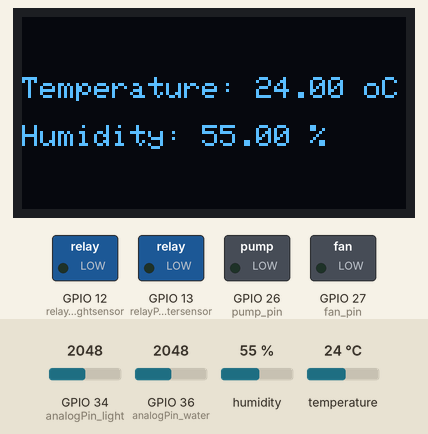
Simulated run of this sketch. Board: ESP32. Shown: 128×64 one-colour display, switched loads named in the sketch (green lamp = pin HIGH). The test bench sets the inputs (shaded band); at power-on: temperature 24 °C, GPIO 36 (analogPin_water) = 2048, GPIO 34 (analogPin_light) = 2048, humidity 55 %. The display library's start-up logo is not drawn; what the sketch prints to the serial monitor is not drawn.

Above: at 3.2 s.
3.3 s: temperature set to 27.4 °C
At 5.2 s:
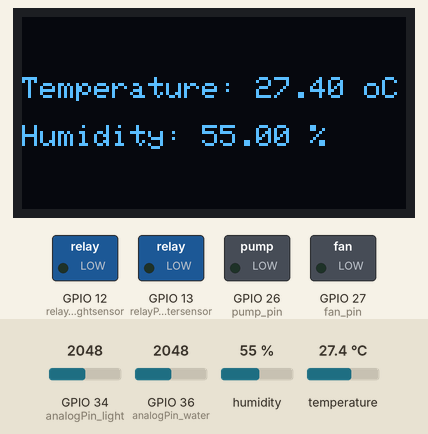
6.0 s: temperature set to 28.9 °C
At 6.7 s:
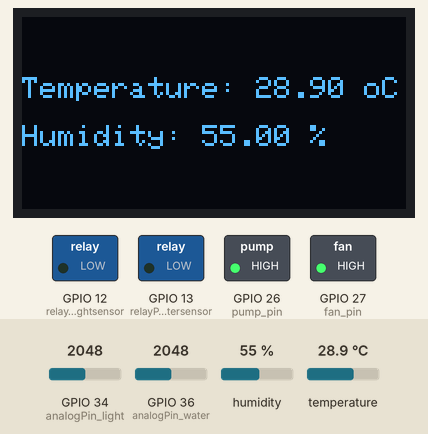
8.7 s: GPIO 36 (analogPin_water) set to 1646
13.2 s: GPIO 36 (analogPin_water) set to 1527
At 17.9 s:
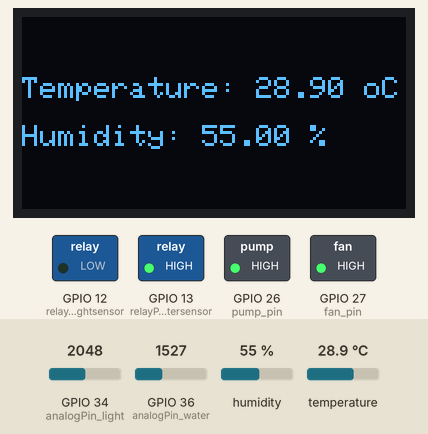
18.5 s: GPIO 34 (analogPin_light) set to 3166
23.2 s: GPIO 34 (analogPin_light) set to 3303
At 32.7 s:
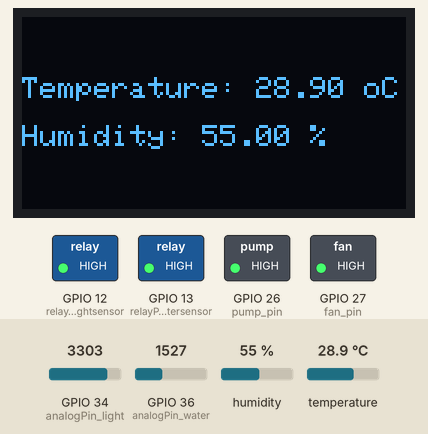
Timing chart, 0 to 34.2 s (numbered marks = the images above; inputs shaded):
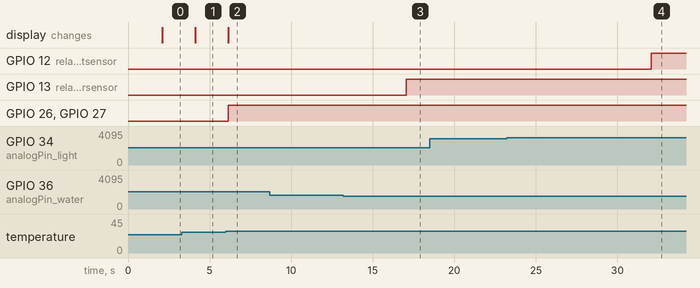

The sketch:

HTN_cham_soc_vat_nuoi_FreeRTOS.ino
```cpp
#include <DHT.h>
#include <Wire.h>
#include <Adafruit_GFX.h>
#include <Adafruit_SSD1306.h>

#define analogPin_water A0
#define analogPin_light 34
#define relayPin_watersensor 13
#define relayPin_lightsensor 12
#define SCREEN_WIDTH 128
#define SCREEN_HEIGHT 64
#define OLED_RESET -1
#define SCREEN_ADDRESS 0x3C
#define dht_pin 25      // Chân kết nối của cảm biến DHT22
#define dht_type DHT22 // Loại cảm biến DHT22
#define pump_pin 26
#define fan_pin 27

DHT dht(dht_pin, dht_type);
Adafruit_SSD1306 display(SCREEN_WIDTH, SCREEN_HEIGHT, &Wire, OLED_RESET);

void watersensorTask(void *pvParameters);
void lightsensorTask(void *pvParameters);
void readDHTTask(void *pvParameters) ;

void setup() {
  Serial.begin(115200);
  pinMode(relayPin_watersensor, OUTPUT);
  pinMode(relayPin_lightsensor, OUTPUT);
  // Khởi tạo cảm biến DHT22
  dht.begin();
  pinMode(pump_pin, OUTPUT);
  pinMode(fan_pin, OUTPUT);

  if(!display.begin(SSD1306_SWITCHCAPVCC, SCREEN_ADDRESS))
  {
    Serial.println(F("SSD1306 allocation failed"));
    for(;;);
  }

  display.display();
  delay(2000);
  display.clearDisplay();

  xTaskCreate(watersensorTask, "watersensor Task", 1000, NULL, 3, NULL);
  xTaskCreate(lightsensorTask, "lightsensor Task", 1000, NULL, 2, NULL);
  xTaskCreate(readDHTTask,"ReadDHTTask",2048,NULL,1,NULL);

}
// Hàm watersensorTask chứa nội dung của Task tương ứng
void watersensorTask(void *pvParameters) {
  while(1) {
    int sensorValue = analogRead(analogPin_water);
    int percent = map(sensorValue, 0, 4000, 0, 100);

    Serial.print("Water Level: ");
    Serial.print(sensorValue);
    Serial.print(" - Percentage: ");
    Serial.println(percent);

    if (percent < 40) {
      digitalWrite(relayPin_watersensor, HIGH);
    } else {
      digitalWrite(relayPin_watersensor, LOW);
    }

    vTaskDelay(pdMS_TO_TICKS(5000));
  }
}

// Hàm lightsensorTask chứa nội dung của Task tương ứng
void lightsensorTask(void *pvParameters) {
  while(1){
    int sensorValue = analogRead(analogPin_light);
    int percent = 100 - map(sensorValue, 0, 4000, 0, 100);

    Serial.print("Light Level: ");
    Serial.print(sensorValue);
    Serial.print(" - Percentage: ");
    Serial.println(percent);

    if (percent < 20) {
      digitalWrite(relayPin_lightsensor, HIGH);
    } else {
      digitalWrite(relayPin_lightsensor, LOW);
    }

    vTaskDelay(pdMS_TO_TICKS(10000));
  }
}

// Hàm readDHTTask chứa nội dung của Task tương ứng
void readDHTTask(void *pvParameters)
{
  (void) pvParameters;

  for(;;)
  {
    // Đọc nhiệt độ từ cảm biến DHT22
    float temperature = dht.readTemperature();
    // Đọc độ ẩm từ cảm biến DHT22
    float humidity = dht.readHumidity();
    display.clearDisplay();
    display.setTextSize(1);
    display.setTextColor(SSD1306_WHITE);
    display.setCursor(0,20);

    display.print("Temperature: ");
    display.print(temperature);
    display.print(" oC");
    display.println(" ");
    display.print("Humidity: ");
    display.print(humidity);
    display.println(" %");
    display.display();

    //so sánh nhiệt độ bật quạt & máy bơm
    if (temperature > 28)
    {
      digitalWrite(pump_pin, HIGH);
      digitalWrite(fan_pin, HIGH);
    }
    else
    {
      digitalWrite(pump_pin, LOW);
      digitalWrite(fan_pin, LOW);
    }
    // Delay để tránh việc đọc dữ liệu quá nhanh và gây quá tải
    vTaskDelay(2000 / portTICK_PERIOD_MS);
  }
}

void loop() {

}
```

Measured:
- the behaviour switches between 28 and 28.1 °C on temperature (found by bisection; images 1 and 2)
- the behaviour switches between 1600 and 1599 on GPIO 36 (analogPin_water) (found by bisection; images 2 and 3)
- the behaviour switches between 3239 and 3240 on GPIO 34 (analogPin_light) (found by bisection; images 3 and 4)
- after the input at 3.3 s, the display: changes after 0.82 s (image 1)
- after the input at 6.0 s, GPIO 26 (pump_pin), GPIO 27 (fan_pin): LOW → HIGH after 0.15 s; the display: changes after 0.15 s (image 2)
- after the input at 8.7 s, every drawn part: stays the same
- after the input at 13.2 s, GPIO 13 (relayPin_watersensor): LOW → HIGH after 3.9 s
- after the input at 18.5 s, every drawn part: stays the same
- after the input at 23.2 s, GPIO 12 (relayPin_lightsensor): LOW → HIGH after 8.9 s
